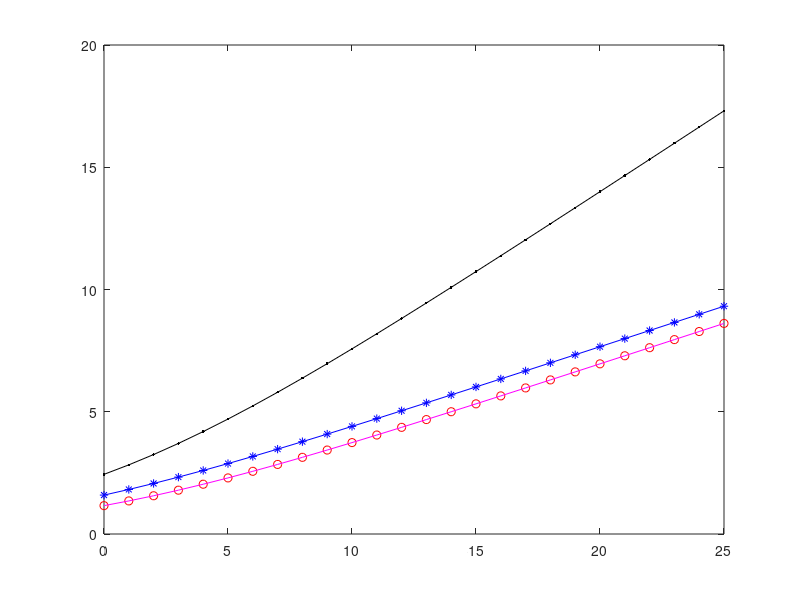

Reproduce this figure in MATLAB. (Note: this script raises an error after producing the figure.)
clc;
close all;
clear all;
M = 2;			%No of transmit antenna

SNRdB = [0:25];
SNR = 10.^(SNRdB/10);

H_2x1 = (randn(1,M)+j*randn(1,M))/sqrt(2);
H_2x2 = (randn(2,M)+j*randn(2,M))/sqrt(2);

for K = 1:length(SNR)
C_ostbc_2x1(K) = log2(1+ SNR(K)*norm(H_2x1)^2/M);
C_2x2(K) = log2(abs(det(eye(2)+SNR(K)*H_2x2*H_2x2'/M)));
C_2x1(K) = log2(abs(det(eye(1)+SNR(K)*H_2x1*H_2x1'/M)));
C_ostbc_2x2(K) = (log2(1+SNR(K)*norm(H_2x2)^2/M));
end

plot(SNRdB,C_ostbc_2x1,'r o',SNRdB,C_ostbc_2x2,'b - *',SNRdB,C_2x1,'m',SNRdB,C_2x2,'k - .')
legend('C_2_x_1OSTBC','C_2_x_2OSTBC','C_2_x_1E','C_2_x_2E',4)
xlabel('SNR in dB')
ylabel('Capacity bits per channel')
title('Capacity Vs. SNR')
grid;